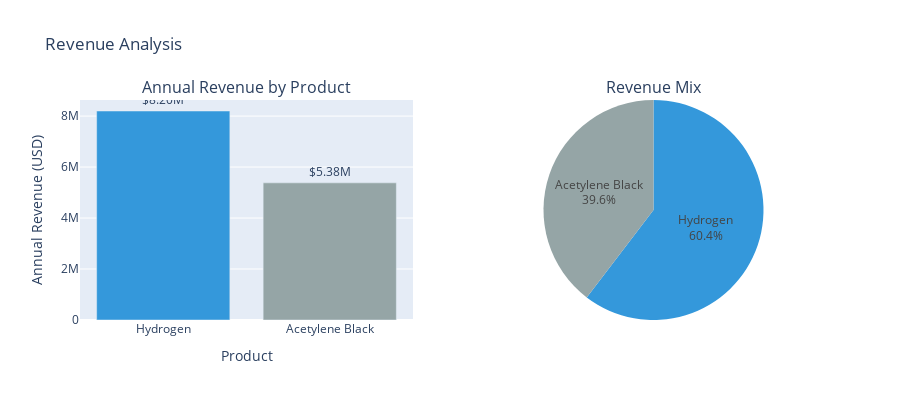

Notebook code for this chart:
### Code cell
# Revenue breakdown
revenue_data = pd.DataFrame({
    'Product': ['Hydrogen', 'Acetylene Black'],
    'Annual Revenue': [h2_revenue, cb_revenue],
    'Revenue %': [h2_revenue_pct, cb_revenue_pct]
})

fig = make_subplots(
    rows=1, cols=2,
    subplot_titles=('Annual Revenue by Product', 'Revenue Mix'),
    specs=[[{'type': 'bar'}, {'type': 'pie'}]]
)

# Bar chart
fig.add_trace(
    go.Bar(
        x=revenue_data['Product'],
        y=revenue_data['Annual Revenue'],
        text=[f'${x/1e6:.2f}M' for x in revenue_data['Annual Revenue']],
        textposition='outside',
        marker_color=['#3498db', '#95a5a6'],
        showlegend=False
    ),
    row=1, col=1
)

# Pie chart
fig.add_trace(
    go.Pie(
        labels=revenue_data['Product'],
        values=revenue_data['Annual Revenue'],
        marker_colors=['#3498db', '#95a5a6'],
        textinfo='label+percent',
        showlegend=False
    ),
    row=1, col=2
)

fig.update_xaxes(title_text="Product", row=1, col=1)
fig.update_yaxes(title_text="Annual Revenue (USD)", row=1, col=1)
fig.update_layout(height=400, showlegend=False, title_text="Revenue Analysis")

fig.show()

print(f"\n💡 Key Insight:")
print(f"   Acetylene black provides {cb_revenue_pct:.1f}% of revenue despite being")
print(f"   a 'co-product'. This premium carbon black is critical to project economics.")

### Figure 1 — Plotly figure (JSON) as saved in the notebook; plotly's stock layout.template omitted (floating-point values rounded to 4 significant figures)
{"data": [{"marker": {"color": ["#3498db", "#95a5a6"]}, "showlegend": false, "text": ["$8.20M", "$5.38M"], "textposition": "outside", "type": "bar", "x": ["Hydrogen", "Acetylene Black"], "xaxis": "x", "y": [8200000.0, 5381000.0], "yaxis": "y"}, {"domain": {"x": [0.55, 1], "y": [0, 1]}, "labels": ["Hydrogen", "Acetylene Black"], "marker": {"colors": ["#3498db", "#95a5a6"]}, "showlegend": false, "textinfo": "label+percent", "type": "pie", "values": [8200000.0, 5381000.0]}], "layout": {"annotations": [{"font": {"size": 16}, "showarrow": false, "text": "Annual Revenue by Product", "x": 0.225, "xanchor": "center", "xref": "paper", "y": 1, "yanchor": "bottom", "yref": "paper"}, {"font": {"size": 16}, "showarrow": false, "text": "Revenue Mix", "x": 0.775, "xanchor": "center", "xref": "paper", "y": 1, "yanchor": "bottom", "yref": "paper"}], "height": 400, "showlegend": false, "title": {"text": "Revenue Analysis"}, "xaxis": {"anchor": "y", "domain": [0, 0.45], "title": {"text": "Product"}}, "yaxis": {"anchor": "x", "domain": [0, 1], "title": {"text": "Annual Revenue (USD)"}}}}
